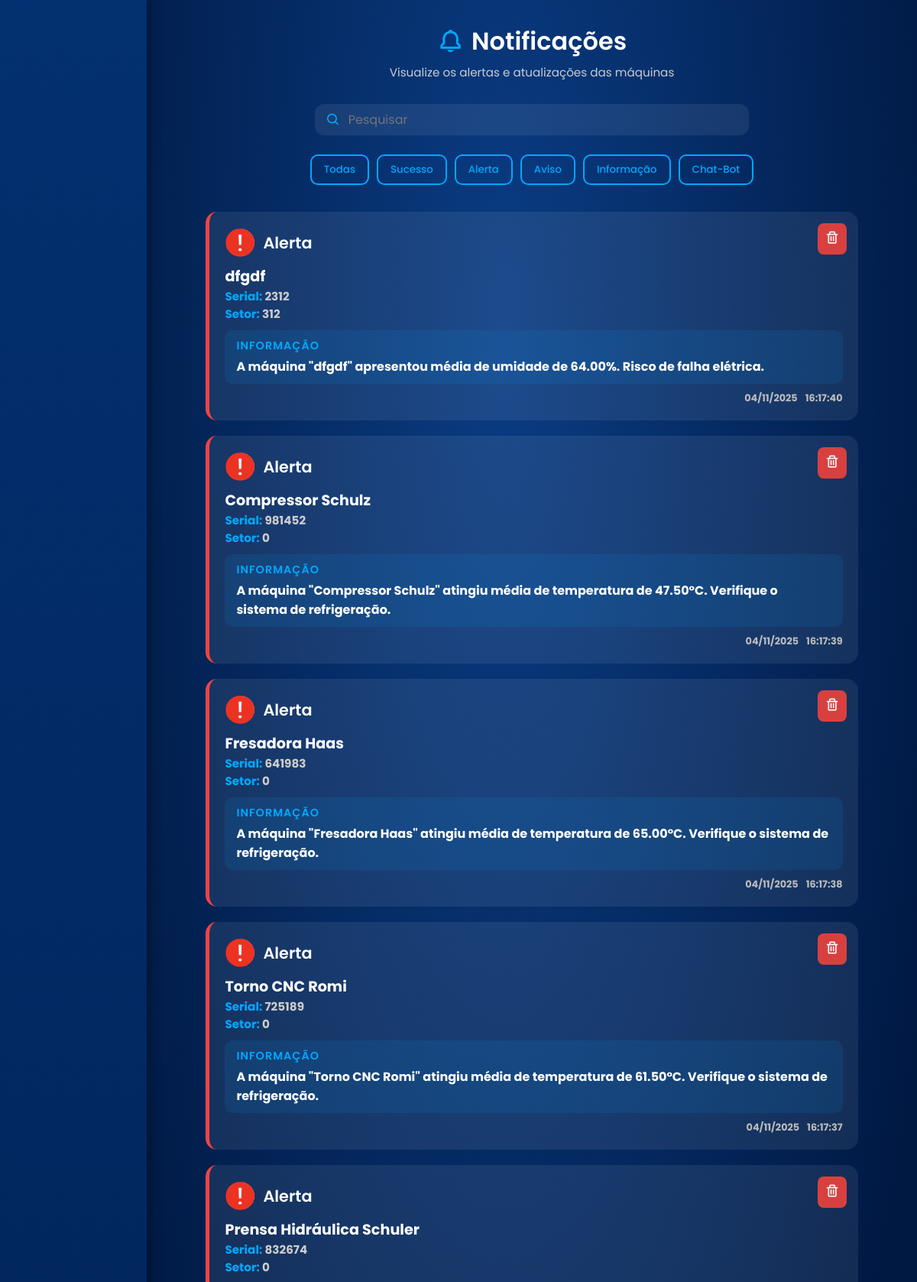
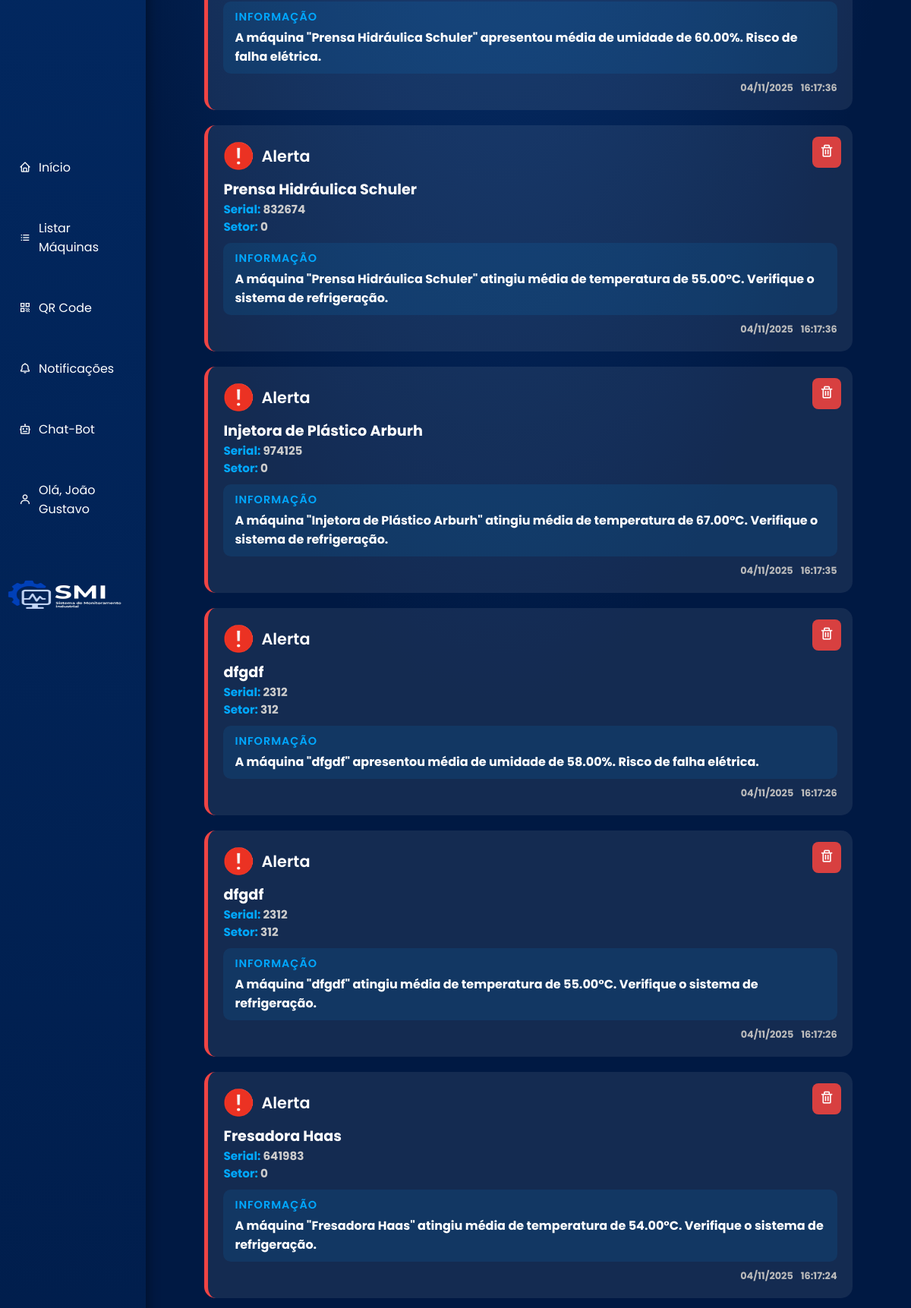
The page /php/notificacoes.php (signed in, upper part) on the database its author committed (2 pictures, top to bottom).
### tables this page shows
CREATE TABLE `notificacoes` (
  `id_notificacao` int(11) NOT NULL,
  `img_notificacao` varchar(255) DEFAULT NULL,
  `fk_nome_maquina` varchar(255) NOT NULL,
  `fk_numero_serial_maquina` int(11) NOT NULL,
  `fk_setor_maquina` int(11) NOT NULL,
  `informacoes_notificacao` varchar(255) NOT NULL,
  `status_notificacao` enum('Sucesso','Alerta','Aviso','Informacao','Chat-bot') NOT NULL,
  `data_notificacao` datetime NOT NULL DEFAULT current_timestamp()
);

### php/notificacoes.php (the view, shortened to what this page needs)
<?php
include('conexao.php');
$tipo_usuario = $_SESSION['tipo_usuario'];
$filtro = '';
if (isset($_GET['status']) && !empty($_GET['status'])) {
    $filtro = $_GET['status'];
    $query = "SELECT * FROM notificacoes WHERE status_notificacao LIKE ? ORDER BY id_notificacao DESC";
    $stmt = $conexao->prepare($query);
    $likeParam = '%' . $filtro . '%';
    $stmt->bind_param('s', $likeParam);
    $stmt->execute();
    $result = $stmt->get_result();
} else {
    $query = "SELECT * FROM notificacoes ORDER BY id_notificacao DESC";
    $result = $conexao->query($query);
}
?>
<!DOCTYPE html>
<html lang="pt-BR">
<head>
    <link href="https://unpkg.com/boxicons@2.1.4/css/boxicons.min.css" rel="stylesheet" />
    <link rel="stylesheet" href="../css/notification.css">
</head>
<body>
    <?php include "nav.php"; ?>
    <?php include "nav_mobile.php"; ?>
    <main>
        <div class="titulo">
            <div class="icone">
                <i class='bx bx-bell'></i>
                <h1>Notificações</h1>
            </div>
            <p>Visualize os alertas e atualizações das máquinas</p>
        </div>
        <div class="pesquisa">
            <i class='bx bx-search'></i>
            <input type="search" placeholder="Pesquisar" id="campoBusca">
        </div>
        <div id="filtros">
            <a href="notificacoes.php"><button class="botao-filtro" id="todas">Todas</button></a>
            <a href="notificacoes.php?status=Sucesso"><button class="botao-filtro" id="sucesso">Sucesso</button></a>
            <a href="notificacoes.php?status=Alerta"><button class="botao-filtro" id="alerta">Alerta</button></a>
            <a href="notificacoes.php?status=Aviso"><button class="botao-filtro" id="aviso">Aviso</button></a>
            <a href="notificacoes.php?status=Informação"><button class="botao-filtro" id="informacao">Informação</button></a>
            <a href="notificacoes.php?status=Chat-Bot"><button class="botao-filtro" id="chatbot">Chat-Bot</button></a>
        </div>
        <div id="notificacoes">
            <?php if ($result && $result->num_rows > 0): ?>
                <?php while ($row = $result->fetch_assoc()): ?>
                    <?php
                    $classe = strtolower($row['status_notificacao']);
                    $icone_caminho = !empty($row['img_notificacao']) ? htmlspecialchars($row['img_notificacao']) : '../img/padrao.png';
                    $data = date('d/m/Y', strtotime($row['data_notificacao']));
                    $hora = date('H:i:s', strtotime($row['data_notificacao']));
                    ?>
                    <div class="notificacao <?php echo htmlspecialchars($classe); ?>">
                        <div class="status">
                            <img src="<?php echo $icone_caminho; ?>" alt="Ícone">
                            <h2><?php echo ucfirst($row['status_notificacao']); ?></h2>
                        </div>
                        <div class="stats">
                            <h3><?php echo htmlspecialchars($row['fk_nome_maquina']); ?></h3>
                            <h4><b class="bold">Serial:</b> <?php echo htmlspecialchars($row['fk_numero_serial_maquina']); ?></h4>
                            <h4><b class="bold">Setor:</b> <?php echo htmlspecialchars($row['fk_setor_maquina']); ?></h4>
                        </div>
                        <div class="info">
                            <h3>INFORMAÇÃO</h3>
                            <h4><?php echo htmlspecialchars($row['informacoes_notificacao']); ?></h4>
                        </div>
                        <div class="data-e-hora">
                            <h6 class="data"><?php echo $data; ?></h6>
                            <h6 class="hora"><?php echo $hora; ?></h6>
                        </div>
                        <?php if (strtolower($tipo_usuario) === 'adm'): ?>
                            <div class="acoes">
                                <button class="btn-excluir" onclick="confirmarExclusao(<?php echo $row['id_notificacao']; ?>)">
                                    <i class='bx bx-trash'></i>
                                </button>
                            </div>
                        <?php endif; ?>
                    </div>
                <?php endwhile; ?>
            <?php else: ?>
                <p style="text-align:center; margin-top: 40px;">Nenhuma notificação encontrada<?php echo $filtro ? " para \"$filtro\"" : ""; ?>.</p>
            <?php endif; ?>
        </div>
    </main>
</body>
</html>

### css/notification.css (style rules this page uses)
* { margin: 0; padding: 0; box-sizing: border-box; font-family: 'Poppins', sans-serif; }
body { background: radial-gradient(ellipse 200% 200% at 55% 10%, #0a3c83, #001943 25%); background-attachment: fixed; background-repeat: no-repeat; background-size: cover; color: white; }
main { margin-left: 16%; padding: 30px; min-height: 100vh; display: flex; flex-direction: column; align-items: center; }
.titulo { text-align: center; margin-bottom: 30px; }
.titulo .icone { display: flex; justify-content: center; align-items: center; gap: 10px; }
.titulo .icone i { font-size: 2.2rem; color: #00a8ff; }
.titulo h1 { font-size: 2rem; font-weight: 600; }
.titulo p { color: #ccc; font-size: 0.95rem; margin-top: 5px; }
.pesquisa { display: flex; align-items: center; background: rgba(255, 255, 255, 0.08); border-radius: 12px; padding: 8px 15px; width: 60%; margin-bottom: 25px; transition: 0.3s; }
.pesquisa i { font-size: 1.2rem; margin-right: 10px; color: #00a8ff; }
.pesquisa input { background: transparent; border: none; outline: none; color: white; width: 100%; font-size: 1rem; }
#filtros { display: flex; flex-wrap: wrap; justify-content: center; gap: 10px; margin-bottom: 35px; }
.botao-filtro { background: transparent; border: 2px solid #00a8ff; color: #00a8ff; padding: 8px 16px; border-radius: 10px; font-weight: 500; cursor: pointer; transition: all 0.3s ease; }
#notificacoes { display: flex; flex-direction: column; gap: 20px; width: 90%; max-width: 1000px; }
.notificacao { background: rgba(255, 255, 255, 0.08); border-left: 5px solid #00a8ff; border-radius: 15px; padding: 20px; position: relative; transition: all 0.3s ease; }
.status { display: flex; align-items: center; gap: 10px; margin-bottom: 10px; }
.status img { width: 40px; height: 40px; }
.status h2 { font-size: 1.3rem; font-weight: 600; }
.stats h3 { font-size: 1.2rem; color: #fff; }
.stats h4 { font-size: 0.95rem; color: #ccc; }
.bold { color: #00a8ff; }
.info { background: rgba(0, 168, 255, 0.1); border-radius: 10px; padding: 10px 15px; margin-top: 10px; }
.info h3 { font-size: 0.9rem; color: #00a8ff; letter-spacing: 1px; font-weight: 600; }
.info h4 { font-size: 1rem; color: white; margin-top: 4px; }
.data-e-hora { display: flex; justify-content: flex-end; align-items: center; gap: 10px; margin-top: 10px; }
.data, .hora { font-size: 0.8rem; color: #bbb; }
.acoes { position: absolute; top: 15px; right: 15px; }
.btn-excluir { background: #D84040; border: none; color: white; padding: 6px 9px; border-radius: 8px; font-size: 1.2rem; cursor: pointer; transition: all 0.3s ease; }
.notificacao.alerta { border-left-color: #ef4444; }

### css/nav.css (style rules this page uses)
* { margin: 0; padding: 0; box-sizing: border-box; font-family: 'Poppins', sans-serif; }

### rows shown on the page
notificacoes: img_notificacao (picture), status_notificacao "Alerta", fk_nome_maquina "dfgdf", fk_numero_serial_maquina "2312", fk_setor_maquina "312", informacoes_notificacao "A máquina \"dfgdf\" apresentou média de umidade de 64.00%. Risco de falha elétrica.", data_notificacao "04/11/2025", data_notificacao "16:17:40"
notificacoes: img_notificacao (picture), status_notificacao "Alerta", fk_nome_maquina "Compressor Schulz", fk_numero_serial_maquina "981452", fk_setor_maquina "0", informacoes_notificacao "A máquina \"Compressor Schulz\" atingiu média de temperatura de 47.50°C. Verifique o sistema de refrigeração.", data_notificacao "04/11/2025", data_notificacao "16:17:39"
notificacoes: img_notificacao (picture), status_notificacao "Alerta", fk_nome_maquina "Fresadora Haas", fk_numero_serial_maquina "641983", fk_setor_maquina "0", informacoes_notificacao "A máquina \"Fresadora Haas\" atingiu média de temperatura de 65.00°C. Verifique o sistema de refrigeração.", data_notificacao "04/11/2025", data_notificacao "16:17:38"
notificacoes: img_notificacao (picture), status_notificacao "Alerta", fk_nome_maquina "Torno CNC Romi", fk_numero_serial_maquina "725189", fk_setor_maquina "0", informacoes_notificacao "A máquina \"Torno CNC Romi\" atingiu média de temperatura de 61.50°C. Verifique o sistema de refrigeração.", data_notificacao "04/11/2025", data_notificacao "16:17:37"
notificacoes: img_notificacao (picture), status_notificacao "Alerta", fk_nome_maquina "Prensa Hidráulica Schuler", fk_numero_serial_maquina "832674", fk_setor_maquina "0", informacoes_notificacao "A máquina \"Prensa Hidráulica Schuler\" apresentou média de umidade de 60.00%. Risco de falha elétrica.", data_notificacao "04/11/2025", data_notificacao "16:17:36"
notificacoes: img_notificacao (picture), status_notificacao "Alerta", fk_nome_maquina "Prensa Hidráulica Schuler", fk_numero_serial_maquina "832674", fk_setor_maquina "0", informacoes_notificacao "A máquina \"Prensa Hidráulica Schuler\" atingiu média de temperatura de 55.00°C. Verifique o sistema de refrigeração.", data_notificacao "04/11/2025", data_notificacao "16:17:36"
notificacoes: img_notificacao (picture), status_notificacao "Alerta", fk_nome_maquina "Injetora de Plástico Arburh", fk_numero_serial_maquina "974125", fk_setor_maquina "0", informacoes_notificacao "A máquina \"Injetora de Plástico Arburh\" atingiu média de temperatura de 67.00°C. Verifique o sistema de refrigeração.", data_notificacao "04/11/2025", data_notificacao "16:17:35"
notificacoes: img_notificacao (picture), status_notificacao "Alerta", fk_nome_maquina "dfgdf", fk_numero_serial_maquina "2312", fk_setor_maquina "312", informacoes_notificacao "A máquina \"dfgdf\" apresentou média de umidade de 58.00%. Risco de falha elétrica.", data_notificacao "04/11/2025", data_notificacao "16:17:26"
notificacoes: img_notificacao (picture), status_notificacao "Alerta", fk_nome_maquina "dfgdf", fk_numero_serial_maquina "2312", fk_setor_maquina "312", informacoes_notificacao "A máquina \"dfgdf\" atingiu média de temperatura de 55.00°C. Verifique o sistema de refrigeração.", data_notificacao "04/11/2025", data_notificacao "16:17:26"
notificacoes: img_notificacao (picture), status_notificacao "Alerta", fk_nome_maquina "Fresadora Haas", fk_numero_serial_maquina "641983", fk_setor_maquina "0", informacoes_notificacao "A máquina \"Fresadora Haas\" atingiu média de temperatura de 54.00°C. Verifique o sistema de refrigeração.", data_notificacao "04/11/2025", data_notificacao "16:17:24"

### other values the page prints
$nome_usuario "João Gustavo"
